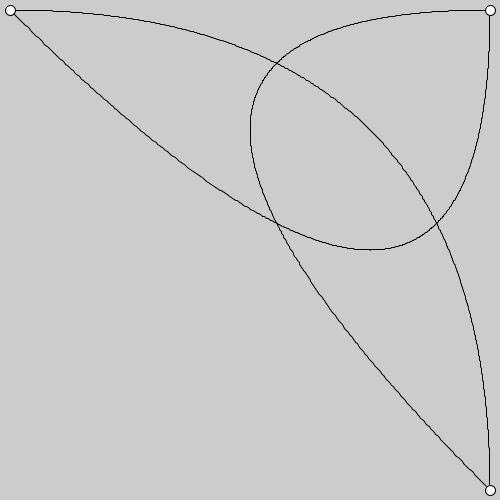
Frame 1 (no input)
Frame 60 (the mouse pressed at the canvas centre just before this capture): identical to frame 1, image omitted
Frame 120 (the mouse held since frame 60 and released just before this capture): identical to frame 1, image omitted

The Processing sketch that drew this single still picture (run headless with seeded random() and noise(); from frame 60 on, the mouse is pressed at the canvas centre):

// Processing sketch: bezier
// ── bezier.pde
PVector p1 = new PVector(10,10);
PVector p2 = new PVector(490,10);
PVector p3 = new PVector(490,490);
int n = 0;

void setup(){
  size(500,500);
  bezier(p1,p2,p3,500);
  bezier(p2,p3,p1,500);
  bezier(p3,p1,p2,500);
  ellipse(p1.x,p1.y,10,10);
  ellipse(p2.x,p2.y,10,10);
  ellipse(p3.x,p3.y,10,10);
}

void draw(){
  
}


void mousePressed(){
  if(n%3 == 0){
    p1.set(mouseX,mouseY);
  }
  else if(n%3 == 1){
    p2.set(mouseX,mouseY);
  }
  else if(n%3 == 2){
    p3.set(mouseX,mouseY);
  }
  background(255);
  bezier(p1,p2,p3,500);
  bezier(p2,p3,p1,500);
  bezier(p3,p1,p2,500);
  ellipse(p1.x,p1.y,10,10);
  ellipse(p2.x,p2.y,10,10);
  ellipse(p3.x,p3.y,10,10);
  n++;
}

void line(PVector[] points){
  for (int i = 1; i < points.length; i++){
    line(points[i-1].x,points[i-1].y,points[i].x,points[i].y);
  }
}

void bezier(PVector p1, PVector p2, PVector p3, int smooth){
  PVector[] points = new PVector[smooth+1];
  float t;
  float x;
  float y;
  float z;
  for(int i = 0; i < points.length; i++){
    t = float(i)/float(smooth);
    x = (pow(1-t,2)*p1.x)+(2*t*(1-t)*p2.x)+(pow(t,2)*p3.x);
    y = (pow(1-t,2)*p1.y)+(2*t*(1-t)*p2.y)+(pow(t,2)*p3.y);
    points[i] = new PVector(x,y);
    println(t + "=" + i + "/" + smooth);
  }
  println("debug"); //<>//
  line(points);
}
